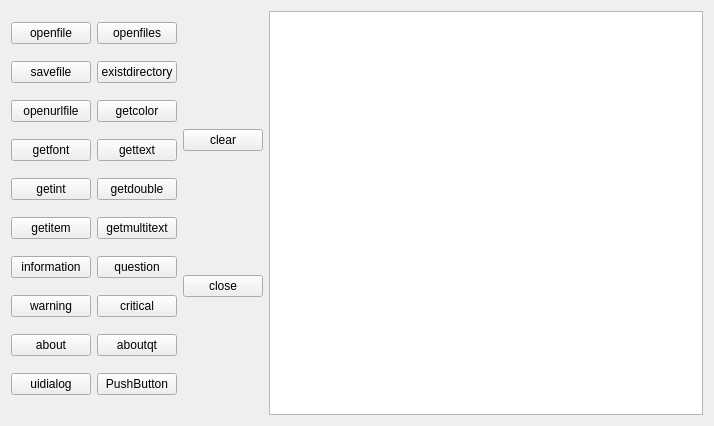
<?xml version="1.0" encoding="UTF-8"?>
<ui version="4.0">
 <class>dialogs</class>
 <widget class="QWidget" name="dialogs">
  <property name="geometry">
   <rect>
    <x>0</x>
    <y>0</y>
    <width>714</width>
    <height>426</height>
   </rect>
  </property>
  <property name="mouseTracking">
   <bool>true</bool>
  </property>
  <property name="windowTitle">
   <string>dialogs</string>
  </property>
  <layout class="QGridLayout" name="gridLayout_4">
   <item row="0" column="0">
    <layout class="QGridLayout" name="gridLayout_3">
     <item row="0" column="3">
      <widget class="QPlainTextEdit" name="showtext"/>
     </item>
     <item row="0" column="0">
      <layout class="QHBoxLayout" name="horizontalLayout">
       <item>
        <layout class="QGridLayout" name="gridLayout">
         <item row="3" column="0">
          <widget class="QPushButton" name="getfont">
           <property name="text">
            <string>getfont</string>
           </property>
          </widget>
         </item>
         <item row="5" column="0">
          <widget class="QPushButton" name="getitem">
           <property name="text">
            <string>getitem</string>
           </property>
          </widget>
         </item>
         <item row="2" column="0">
          <widget class="QPushButton" name="openurlfile">
           <property name="text">
            <string>openurlfile</string>
           </property>
          </widget>
         </item>
         <item row="7" column="0">
          <widget class="QPushButton" name="warning">
           <property name="text">
            <string>warning</string>
           </property>
          </widget>
         </item>
         <item row="1" column="0">
          <widget class="QPushButton" name="savefile">
           <property name="text">
            <string>savefile</string>
           </property>
          </widget>
         </item>
         <item row="4" column="0">
          <widget class="QPushButton" name="getint">
           <property name="text">
            <string>getint</string>
           </property>
          </widget>
         </item>
         <item row="6" column="0">
          <widget class="QPushButton" name="information">
           <property name="text">
            <string>information</string>
           </property>
          </widget>
         </item>
         <item row="8" column="0">
          <widget class="QPushButton" name="about">
           <property name="text">
            <string>about</string>
           </property>
          </widget>
         </item>
         <item row="0" column="0">
          <widget class="QPushButton" name="openfile">
           <property name="text">
            <string>openfile</string>
           </property>
          </widget>
         </item>
         <item row="9" column="0">
          <widget class="QPushButton" name="uidialog">
           <property name="text">
            <string>uidialog</string>
           </property>
          </widget>
         </item>
        </layout>
       </item>
       <item>
        <layout class="QGridLayout" name="gridLayout_2">
         <item row="5" column="0">
          <widget class="QPushButton" name="getmultitext">
           <property name="text">
            <string>getmultitext</string>
           </property>
          </widget>
         </item>
         <item row="8" column="0">
          <widget class="QPushButton" name="aboutqt">
           <property name="text">
            <string>aboutqt</string>
           </property>
          </widget>
         </item>
         <item row="4" column="0">
          <widget class="QPushButton" name="getdouble">
           <property name="text">
            <string>getdouble</string>
           </property>
          </widget>
         </item>
         <item row="1" column="0">
          <widget class="QPushButton" name="existdirectory">
           <property name="text">
            <string>existdirectory</string>
           </property>
          </widget>
         </item>
         <item row="7" column="0">
          <widget class="QPushButton" name="critical">
           <property name="text">
            <string>critical</string>
           </property>
          </widget>
         </item>
         <item row="2" column="0">
          <widget class="QPushButton" name="getcolor">
           <property name="text">
            <string>getcolor</string>
           </property>
          </widget>
         </item>
         <item row="6" column="0">
          <widget class="QPushButton" name="question">
           <property name="text">
            <string>question</string>
           </property>
          </widget>
         </item>
         <item row="0" column="0">
          <widget class="QPushButton" name="openfiles">
           <property name="text">
            <string>openfiles</string>
           </property>
          </widget>
         </item>
         <item row="3" column="0">
          <widget class="QPushButton" name="gettext">
           <property name="text">
            <string>gettext</string>
           </property>
          </widget>
         </item>
         <item row="9" column="0">
          <widget class="QPushButton" name="pushButton_2">
           <property name="text">
            <string>PushButton</string>
           </property>
          </widget>
         </item>
        </layout>
       </item>
      </layout>
     </item>
     <item row="0" column="1">
      <layout class="QVBoxLayout" name="verticalLayout">
       <item>
        <widget class="QPushButton" name="clear">
         <property name="text">
          <string>clear</string>
         </property>
         <property name="autoDefault">
          <bool>false</bool>
         </property>
        </widget>
       </item>
       <item>
        <widget class="QPushButton" name="close">
         <property name="text">
          <string>close</string>
         </property>
        </widget>
       </item>
      </layout>
     </item>
    </layout>
   </item>
  </layout>
 </widget>
 <resources/>
 <connections/>
</ui>
